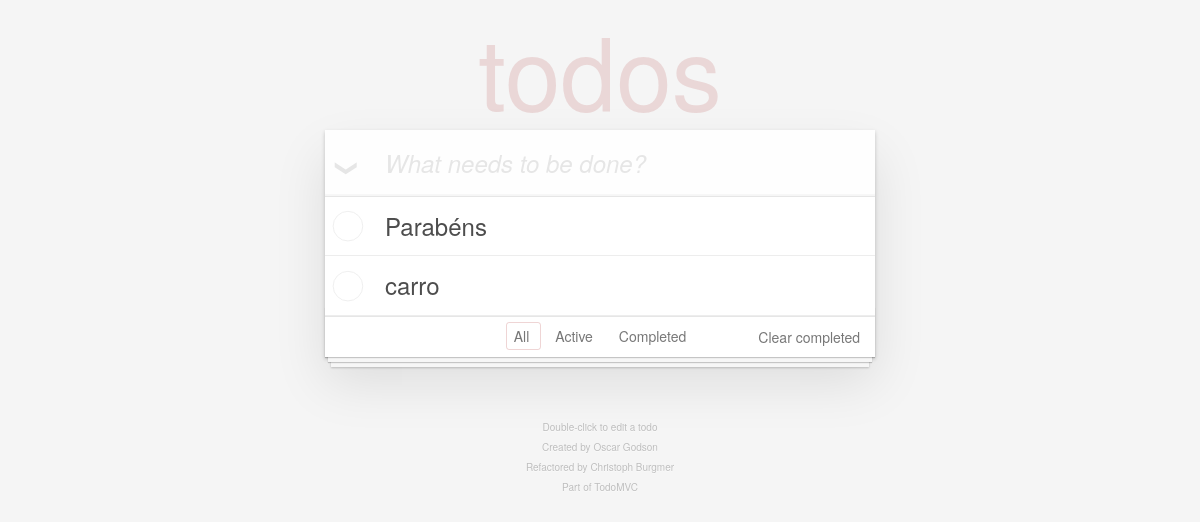
Before: / with the older database file.
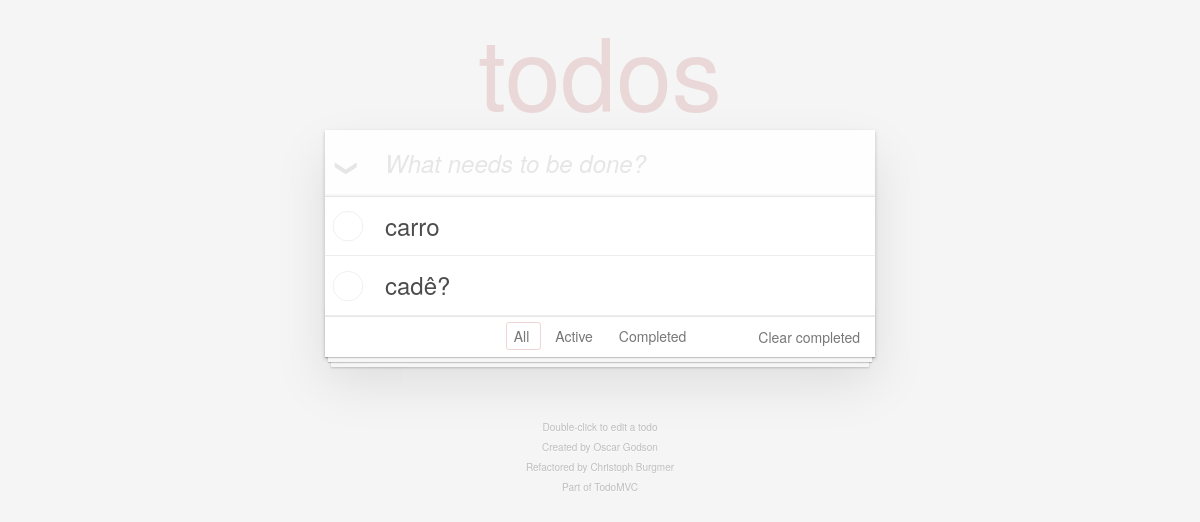
After: the same page with the newer database file.
### tables this page shows
CREATE TABLE tasks(
                        id      integer
                                constraint tasks_pk
                                primary key autoincrement,
                        task    text not null,
                        completed integer default 0
                    );

### helpers.php (called while the page is built, shortened)
<?php
function view($name, array $params = [])
{
    extract($params);
    return require "views/{$name}.view.php";
}

### controllers/TasksController.php (called while the page is built, shortened)
<?php
class TasksController
{
    public function index()
    {
        switch (Request::queryString('filter')) {
            default:
                $tasks = Task::on()->all();
        }
        return view('index', [
            'tasks' => $tasks
        ]);
    }
}

### core/Router.php (called while the page is built, shortened)
<?php
class Router
{
    protected static $routes = [
        'GET' => [],
        'POST' => [],
        'DELETE' =>[],
        'PUT' => [],
        'PATCH' => [],
    ];
    public static function get($route, $destination)
    {
        self::$routes['GET'][$route] = $destination;
    }
    public static function post($route, $destination)
    {
        self::$routes['POST'][$route] = $destination;
    }
    public static function delete($route, $destination)
    {
        self::$routes['DELETE'][$route] = $destination;
    }
    public static function put($route, $destination)
    {
        self::$routes['PUT'][$route] = $destination;
    }
    public static function resolve()
    {
        if (is_array(self::getRouteKey())) {
            $controllerMethod = self::getRouteKey()[1];
            return (new $controller)->{$controllerMethod}();
        }
        return self::getRouteKey();
    }
    protected static function getRouteUri()
    {
        return (Request::queryString()) ?
            str_replace("?" . Request::queryString(), "", Request::uri()) :
            Request::uri();
    }
    protected static function getRouteKey()
    {
        return self::$routes[Request::method()][self::getRouteUri()];
    }
}

### core/Application.php (called while the page is built, shortened)
<?php
class Application
{
    public static function start()
    {
        Router::resolve();
    }
}

### index.php (called while the page is built, shortened)
<?php
App\Core\Application::start();

### database/DbConnector.php (called while the page is built, shortened)
<?php
class DbConnector
{
    public static function make(): PDO
    {
        $databasepath = __DIR__;
        $sqliteDSN = "sqlite:$databasepath/tasks.sqlite";
        $sqliteOptions = array(PDO::ATTR_PERSISTENT => true);
        return new PDO(
            dsn: $sqliteDSN,
            options: $sqliteOptions
        );
    }
}

### models/Model.php (called while the page is built, shortened)
<?php
abstract class Model
{
    protected string $tableName;
    protected PDO $connection;
    public function __construct()
    {
        $this->connection = DbConnector::make();
    }
    public function all(): array|false
    {
        $sql = "SELECT * FROM {$this->tableName} ORDER BY id DESC ;";
        $statement = $this->connection->query($sql);
        return $statement->fetchAll(PDO::FETCH_CLASS);
    }
    public static function on(): static
    {
        return new static;
    }
}

### views/index.view.php (the view, shortened to what the changed rows need)
<!doctype html>
<html lang="en" data-framework="javascript">
<head>
    <link rel="stylesheet" href="../static/base.css">
    <link rel="stylesheet" href="../static/index.css">
</head>
<body>
<section class="todoapp">
    <header class="header">
        <h1>todos</h1>
    </header>
    <section class="main">
        <ul class="todo-list">
            <?php foreach ($tasks as $task): ?>
                <li>
                    <div class="view">
                        <label>
                            <?php if(!$task->completed) :?>
                                <?= $task->task ?>
                            <?php else :?>
                                <s><?= $task->task ?></s>
                            <?php endif; ?>
                        </label>
                    </div>
                </li>
            <?php endforeach; ?>
        </ul>
    </section>
</section>
</body>
</html>

Changed rows visible on the page:
removed tasks: task "Parabéns"
added tasks: task "cadê?"
